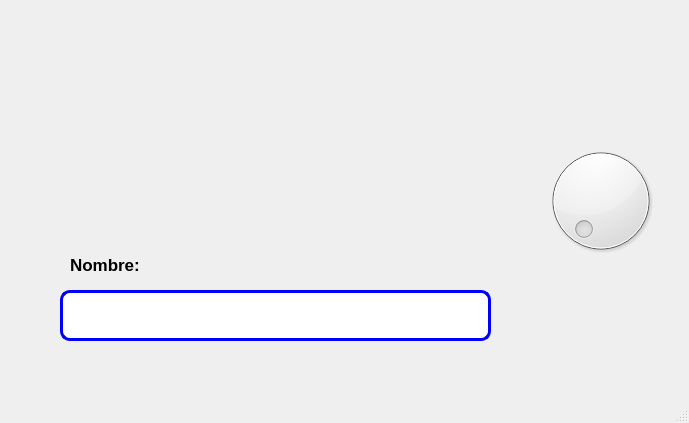
<?xml version="1.0" encoding="UTF-8"?>
<ui version="4.0">
 <class>MainWindow</class>
 <widget class="QMainWindow" name="MainWindow">
  <property name="geometry">
   <rect>
    <x>0</x>
    <y>0</y>
    <width>689</width>
    <height>423</height>
   </rect>
  </property>
  <property name="windowTitle">
   <string>MainWindow</string>
  </property>
  <widget class="QWidget" name="centralwidget">
   <widget class="QLabel" name="label">
    <property name="geometry">
     <rect>
      <x>70</x>
      <y>250</y>
      <width>101</width>
      <height>31</height>
     </rect>
    </property>
    <property name="font">
     <font>
      <pointsize>13</pointsize>
     </font>
    </property>
    <property name="text">
     <string>&lt;html&gt;&lt;head/&gt;&lt;body&gt;&lt;p&gt;&lt;span style=&quot; font-weight:600;&quot;&gt;Nombre:&lt;/span&gt;&lt;/p&gt;&lt;/body&gt;&lt;/html&gt;</string>
    </property>
   </widget>
   <widget class="QLineEdit" name="txt_nombre_imagen">
    <property name="geometry">
     <rect>
      <x>60</x>
      <y>290</y>
      <width>431</width>
      <height>51</height>
     </rect>
    </property>
    <property name="font">
     <font>
      <pointsize>11</pointsize>
     </font>
    </property>
    <property name="styleSheet">
     <string notr="true">border: 3px solid blue;
border-radius:10px</string>
    </property>
    <property name="text">
     <string/>
    </property>
   </widget>
   <widget class="QDial" name="selectorImagen">
    <property name="geometry">
     <rect>
      <x>530</x>
      <y>140</y>
      <width>141</width>
      <height>121</height>
     </rect>
    </property>
   </widget>
   <widget class="QLabel" name="label_2">
    <property name="geometry">
     <rect>
      <x>80</x>
      <y>110</y>
      <width>371</width>
      <height>131</height>
     </rect>
    </property>
    <property name="styleSheet">
     <string notr="true">border-image: url(:/Logos/Castor.jpg);</string>
    </property>
    <property name="midLineWidth">
     <number>0</number>
    </property>
    <property name="text">
     <string/>
    </property>
    <property name="pixmap">
     <pixmap resource="../Archivos/Recursos.qrc">:/Logos/UAT.png</pixmap>
    </property>
    <property name="scaledContents">
     <bool>true</bool>
    </property>
   </widget>
   <widget class="QLabel" name="label_11">
    <property name="geometry">
     <rect>
      <x>10</x>
      <y>10</y>
      <width>141</width>
      <height>61</height>
     </rect>
    </property>
    <property name="text">
     <string/>
    </property>
    <property name="pixmap">
     <pixmap>:/Logos/UAT.jpg</pixmap>
    </property>
    <property name="scaledContents">
     <bool>true</bool>
    </property>
   </widget>
   <widget class="QLabel" name="label_10">
    <property name="geometry">
     <rect>
      <x>550</x>
      <y>290</y>
      <width>121</width>
      <height>71</height>
     </rect>
    </property>
    <property name="text">
     <string/>
    </property>
    <property name="pixmap">
     <pixmap>:/Logos/Castor Ingeniero.jpg</pixmap>
    </property>
    <property name="scaledContents">
     <bool>true</bool>
    </property>
   </widget>
   <widget class="QLabel" name="label_9">
    <property name="geometry">
     <rect>
      <x>510</x>
      <y>20</y>
      <width>161</width>
      <height>61</height>
     </rect>
    </property>
    <property name="styleSheet">
     <string notr="true">background-image: url(:/NLogos/Facultad.jpg);</string>
    </property>
    <property name="text">
     <string/>
    </property>
    <property name="pixmap">
     <pixmap>:/Logos/Facultad.jpg</pixmap>
    </property>
    <property name="scaledContents">
     <bool>true</bool>
    </property>
   </widget>
   <widget class="QLabel" name="label_4">
    <property name="geometry">
     <rect>
      <x>530</x>
      <y>0</y>
      <width>161</width>
      <height>51</height>
     </rect>
    </property>
    <property name="text">
     <string/>
    </property>
    <property name="pixmap">
     <pixmap>../../../3D Objects/facultad_ingenieria_tampico.png</pixmap>
    </property>
    <property name="scaledContents">
     <bool>true</bool>
    </property>
   </widget>
   <widget class="QLabel" name="label_3">
    <property name="geometry">
     <rect>
      <x>0</x>
      <y>0</y>
      <width>171</width>
      <height>51</height>
     </rect>
    </property>
    <property name="text">
     <string/>
    </property>
    <property name="pixmap">
     <pixmap>../../../3D Objects/UAT.png</pixmap>
    </property>
    <property name="scaledContents">
     <bool>true</bool>
    </property>
   </widget>
   <widget class="QLabel" name="label_5">
    <property name="geometry">
     <rect>
      <x>580</x>
      <y>290</y>
      <width>91</width>
      <height>81</height>
     </rect>
    </property>
    <property name="font">
     <font>
      <pointsize>8</pointsize>
     </font>
    </property>
    <property name="cursor">
     <cursorShape>ArrowCursor</cursorShape>
    </property>
    <property name="styleSheet">
     <string notr="true"/>
    </property>
    <property name="text">
     <string/>
    </property>
    <property name="pixmap">
     <pixmap>../../../3D Objects/Castor.jpg</pixmap>
    </property>
    <property name="scaledContents">
     <bool>true</bool>
    </property>
   </widget>
  </widget>
  <widget class="QMenuBar" name="menubar">
   <property name="geometry">
    <rect>
     <x>0</x>
     <y>0</y>
     <width>689</width>
     <height>21</height>
    </rect>
   </property>
  </widget>
  <widget class="QStatusBar" name="statusbar"/>
 </widget>
 <resources>
  <include location="../Archivos/Recursos.qrc"/>
  <include location="../../Archivos/Recursos.qrc"/>
 </resources>
 <connections/>
</ui>
